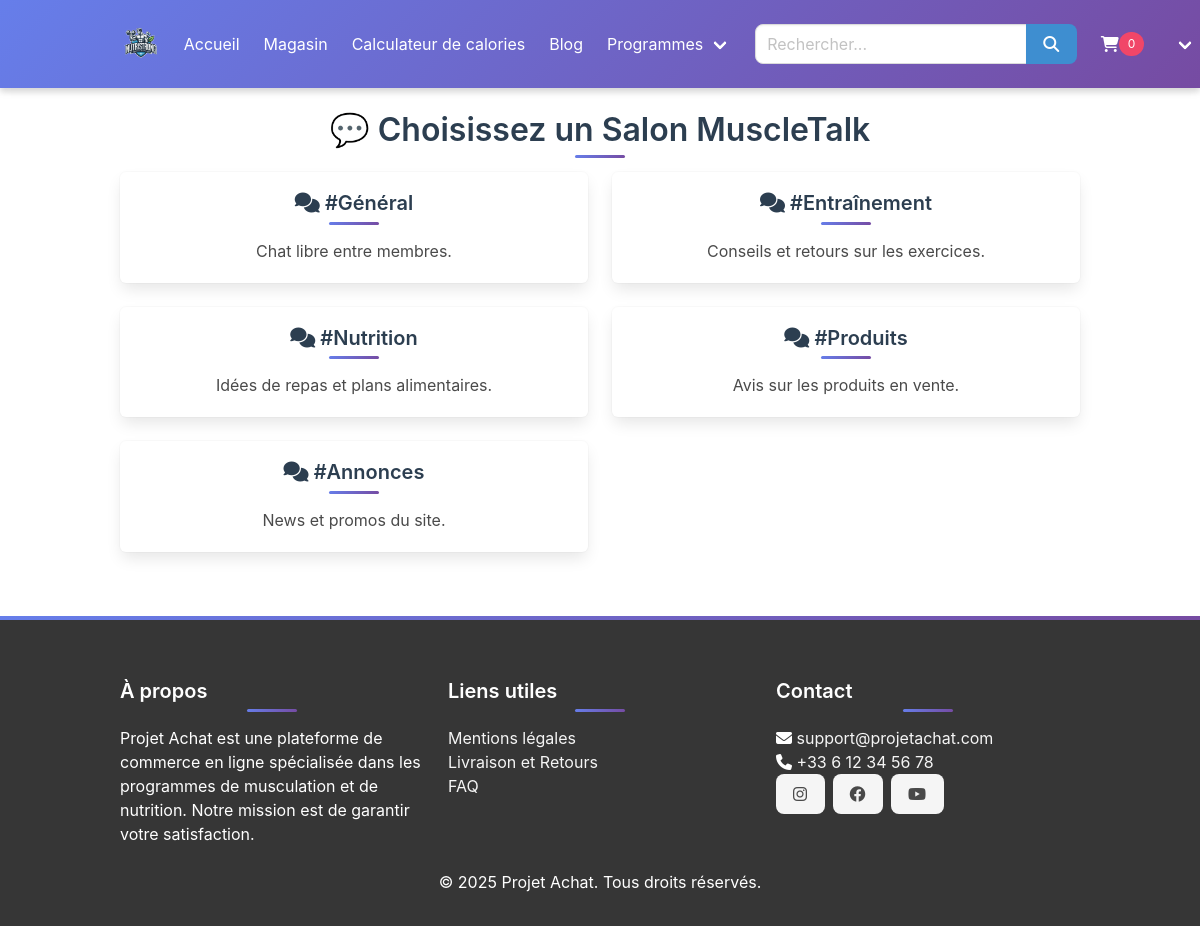
The page /assets/pages/Salon/salons.php (signed in) on the database its author committed.
### tables this page shows
CREATE TABLE IF NOT EXISTS `salons` (
  `id_salon` int NOT NULL AUTO_INCREMENT,
  `nom_salon` varchar(50) NOT NULL,
  `description` text,
  `date_creation` timestamp NULL DEFAULT CURRENT_TIMESTAMP,
  PRIMARY KEY (`id_salon`),
  UNIQUE KEY `nom_salon` (`nom_salon`)
);

### assets/pages/Salon/salons.php (the view, shortened to what this page needs)
<?php
require_once '../config/db.php';
$stmt = $pdo->query("SELECT * FROM salons");
$salons = $stmt->fetchAll();
?>
<?php include '../includes/header.php'; ?>
<!DOCTYPE html>
<html lang="fr">
<head>
    <link rel="stylesheet" href="https://cdn.jsdelivr.net/npm/bulma@0.9.4/css/bulma.min.css">
</head>
<body>
<div class="container mt-5">
    <h1 class="title has-text-centered">💬 Choisissez un Salon MuscleTalk</h1>
    <div class="columns is-multiline">
        <?php foreach ($salons as $salon): ?>
            <div class="column is-half">
                <a href="chat.php?salon=<?= $salon['id_salon']; ?>" class="box has-text-centered">
                    <h2 class="title is-5">
                        <i class="fas fa-comments"></i> <?= htmlspecialchars($salon['nom_salon']); ?>
                    </h2>
                    <p><?= nl2br(htmlspecialchars($salon['description'])); ?></p>
                </a>
            </div>
        <?php endforeach; ?>
    </div>
</div>
</body>
</html>
<?php include '../includes/footer.php'; ?>

### assets/css/style.css (style rules this page uses)
:root { --primary-color: #2c3e50; --secondary-color: #3498db; --accent-color: #e74c3c; --text-light: #ffffff; --text-dark: #a6afb8; --gradient: linear-gradient(135deg, #667eea 0%, #764ba2 100%); --shadow: 0 4px 6px rgba(0, 0, 0, 0.1); --transition: all 0.3s ease; }
:root { --bulma-primary: #ff5733; --bulma-secondary: #4CAF50; --bulma-info: #3498db; --bulma-danger: #e74c3c; --bulma-warning: #f39c12; --bulma-success: #2ecc71; --bulma-dark: #fdfdfd; }
.title { color: var(--primary-color); margin-bottom: 2rem; position: relative; }
.title::after { content: ''; position: absolute; bottom: -10px; left: 50%; transform: translateX(-50%); width: 50px; height: 3px; background: var(--gradient); border-radius: 3px; }

### rows shown on the page
salons: nom_salon "#Général", description "Chat libre entre membres."
salons: nom_salon "#Entraînement", description "Conseils et retours sur les exercices."
salons: nom_salon "#Nutrition", description "Idées de repas et plans alimentaires."
salons: nom_salon "#Produits", description "Avis sur les produits en vente."
salons: nom_salon "#Annonces", description "News et promos du site."
